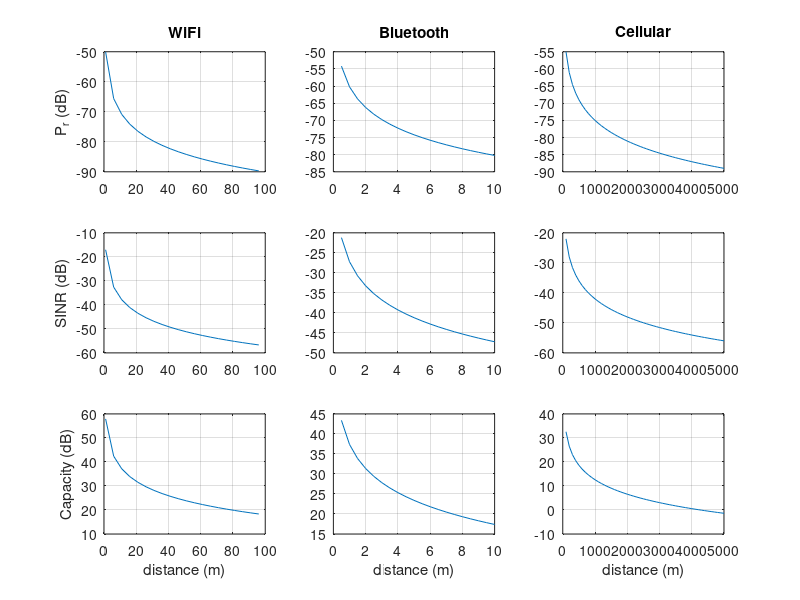
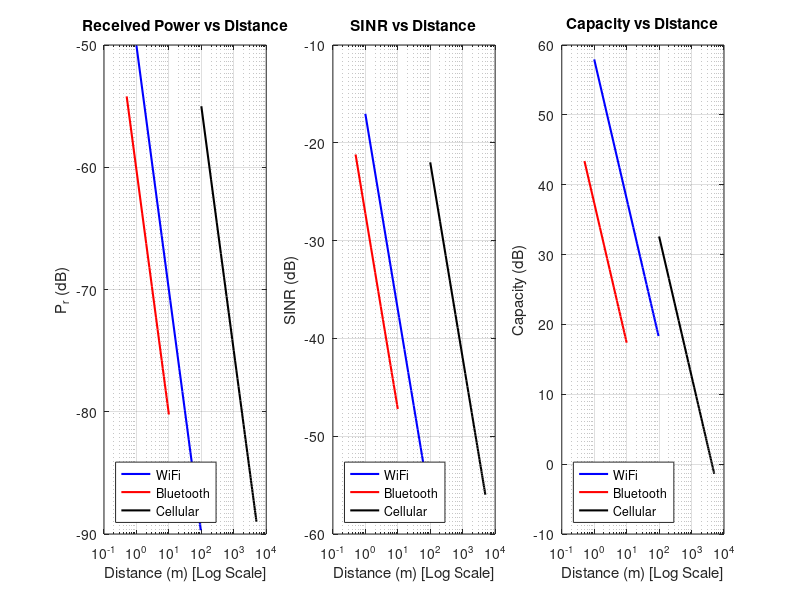

MATLAB code to generate these figures, in order:
% =========================================================================
% Wireless Technologies Performance Analysis: WiFi, Bluetooth, and Cellular
% =========================================================================

clear all;
close all;

% --- General System Parameters ---
G_t = 1;                % Gain of transmitting antenna
G_r = 1;                % Gain of receiving antenna
c = 3*1e8;              % Speed of light (m/s)
Pn = 500*1e-6;          % Noise power (Watts)

% =========================================================================
% Task 1: WiFi Simulation (IEEE 802.11b)
% =========================================================================
f_wifi = 2.4*1e9;       % Frequency (Hz)
BW_wifi = 22*1e6;       % Bandwidth (Hz)
d_wifi = 1:5:100;       % Distance (m)
P_t_wifi = 100*1e-3;    % Transmit Power (Watts)
lamb_wifi = c/f_wifi;   % Wavelength (m)

% Calculations
% 1. Received Power (Friis Equation)
Pr_wifi = (P_t_wifi * G_t * G_r * lamb_wifi^2) ./ ((4 * pi * d_wifi).^2);
Pr_wifi_dB = 10 * log10(Pr_wifi); % Convert to dBW

% 2. SINR
SINR_wifi = Pr_wifi ./ Pn;
SINR_wifi_dB = 10 * log10(SINR_wifi); % Convert to dB

% 3. Channel Capacity (Shannon-Hartley Theorem)
C_wifi = BW_wifi .* log2(1 + SINR_wifi);
C_wifi_dB = 10 * log10(C_wifi); % Convert to dB

% =========================================================================
% Task 2: Bluetooth Simulation (IEEE 802.15.1)
% =========================================================================
f_bt = 2.45*1e9;        % Frequency (Hz)
BW_bt = 2*1e6;          % Bandwidth (Hz)
d_bt = 0.5:0.5:10;      % Distance (m)
P_t_bt = 10*1e-3;       % Transmit Power (Watts)
lamb_bt = c/f_bt;       % Wavelength (m)

% Calculations
Pr_bt = (P_t_bt * G_t * G_r * lamb_bt^2) ./ ((4 * pi * d_bt).^2);
Pr_bt_dB = 10 * log10(Pr_bt);

SINR_bt = Pr_bt ./ Pn;
SINR_bt_dB = 10 * log10(SINR_bt);

C_bt = BW_bt .* log2(1 + SINR_bt);
C_bt_dB = 10 * log10(C_bt);

% =========================================================================
% Task 3: Cellular Simulation (2G, GSM)
% =========================================================================
f_cell = 850*1e6;       % Frequency (Hz)
BW_cell = 200*1e3;      % Bandwidth (Hz)
d_cell = 100:100:5000;  % Distance (m)
P_t_cell = 40;          % Transmit Power (Watts)
lamb_cell = c/f_cell;   % Wavelength (m)

% Calculations
Pr_cell = (P_t_cell * G_t * G_r * lamb_cell^2) ./ ((4 * pi * d_cell).^2);
Pr_cell_dB = 10 * log10(Pr_cell);

SINR_cell = Pr_cell ./ Pn;
SINR_cell_dB = 10 * log10(SINR_cell);

C_cell = BW_cell .* log2(1 + SINR_cell);
C_cell_dB = 10 * log10(C_cell);

% =========================================================================
% Plotting Results (3x3 Grid)
% =========================================================================
figure('Name', 'Wireless Technologies Comparison', 'Position', [100, 100, 900, 700]);

% --- Row 1: Received Power (Pr) ---
subplot(3,3,1)
plot(d_wifi, Pr_wifi_dB); grid on;
title('WiFi'); ylabel('P_r (dB)'); xlim([0 100]);

subplot(3,3,2)
plot(d_bt, Pr_bt_dB); grid on;
title('Bluetooth'); xlim([0 10]);

subplot(3,3,3)
plot(d_cell, Pr_cell_dB); grid on;
title('Cellular'); xlim([0 5000]);

% --- Row 2: SINR ---
subplot(3,3,4)
plot(d_wifi, SINR_wifi_dB); grid on;
ylabel('SINR (dB)'); xlim([0 100]);

subplot(3,3,5)
plot(d_bt, SINR_bt_dB); grid on;
xlim([0 10]);

subplot(3,3,6)
plot(d_cell, SINR_cell_dB); grid on;
xlim([0 5000]);

% --- Row 3: Channel Capacity ---
subplot(3,3,7)
plot(d_wifi, C_wifi_dB); grid on;
xlabel('distance (m)'); ylabel('Capacity (dB)'); xlim([0 100]);

subplot(3,3,8)
plot(d_bt, C_bt_dB); grid on;
xlabel('distance (m)'); xlim([0 10]);

subplot(3,3,9)
plot(d_cell, C_cell_dB); grid on;
xlabel('distance (m)'); xlim([0 5000]);

% =========================================================================
% Task 4: Comparative Analysis Plots
% =========================================================================
figure('Name', 'Task 4: Comparative Analysis', 'Position', [150, 150, 1000, 350]);

% --- 1. Received Power Comparison ---
subplot(1,3,1);
semilogx(d_wifi, Pr_wifi_dB, 'b', 'LineWidth', 1.5); hold on;
semilogx(d_bt, Pr_bt_dB, 'r', 'LineWidth', 1.5);
semilogx(d_cell, Pr_cell_dB, 'k', 'LineWidth', 1.5);
grid on;
title('Received Power vs Distance');
xlabel('Distance (m) [Log Scale]');
ylabel('P_r (dB)');
legend('WiFi', 'Bluetooth', 'Cellular', 'Location', 'southwest');

% --- 2. SINR Comparison ---
subplot(1,3,2);
semilogx(d_wifi, SINR_wifi_dB, 'b', 'LineWidth', 1.5); hold on;
semilogx(d_bt, SINR_bt_dB, 'r', 'LineWidth', 1.5);
semilogx(d_cell, SINR_cell_dB, 'k', 'LineWidth', 1.5);
grid on;
title('SINR vs Distance');
xlabel('Distance (m) [Log Scale]');
ylabel('SINR (dB)');
legend('WiFi', 'Bluetooth', 'Cellular', 'Location', 'southwest');

% --- 3. Channel Capacity Comparison ---
subplot(1,3,3);
semilogx(d_wifi, C_wifi_dB, 'b', 'LineWidth', 1.5); hold on;
semilogx(d_bt, C_bt_dB, 'r', 'LineWidth', 1.5);
semilogx(d_cell, C_cell_dB, 'k', 'LineWidth', 1.5);
grid on;
title('Capacity vs Distance');
xlabel('Distance (m) [Log Scale]');
ylabel('Capacity (dB)');
legend('WiFi', 'Bluetooth', 'Cellular', 'Location', 'southwest');